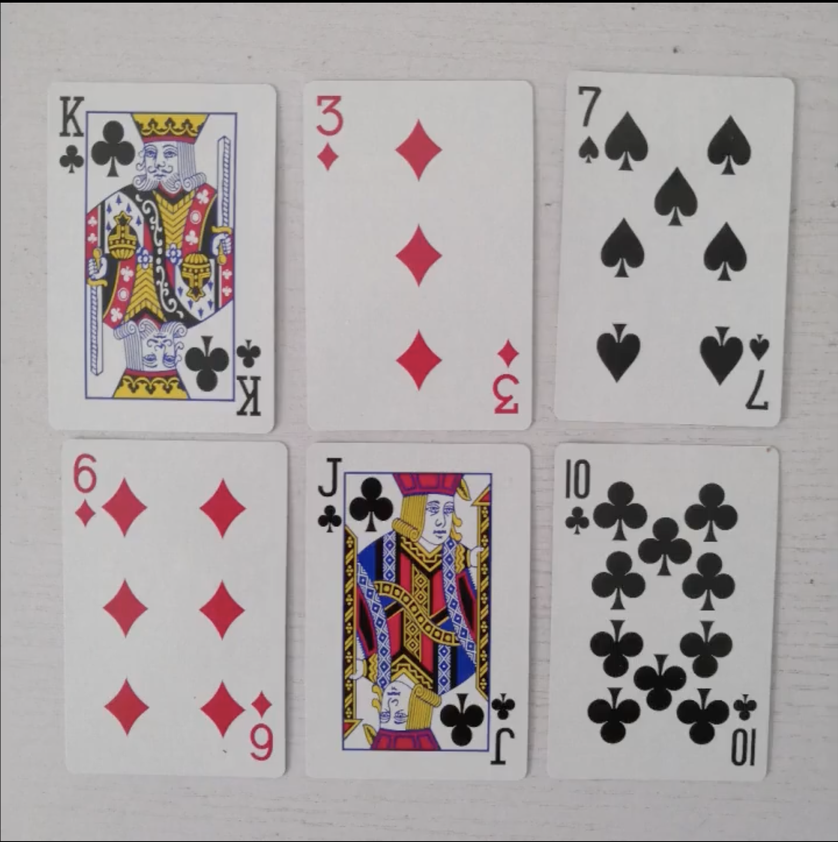
#> input picture opencv基础/photo/poker.png, 838 x 842 px, shrunk from 1922 x 1930 before the run, found by its file name
$ python test_gradient.py   (older library calls are emulated)
#> lines starting #> are read from the running program, lines starting #| are printed output that depends on the picture
import cv2

gray=cv2.imread("poker.png",cv2.IMREAD_GRAYSCALE)
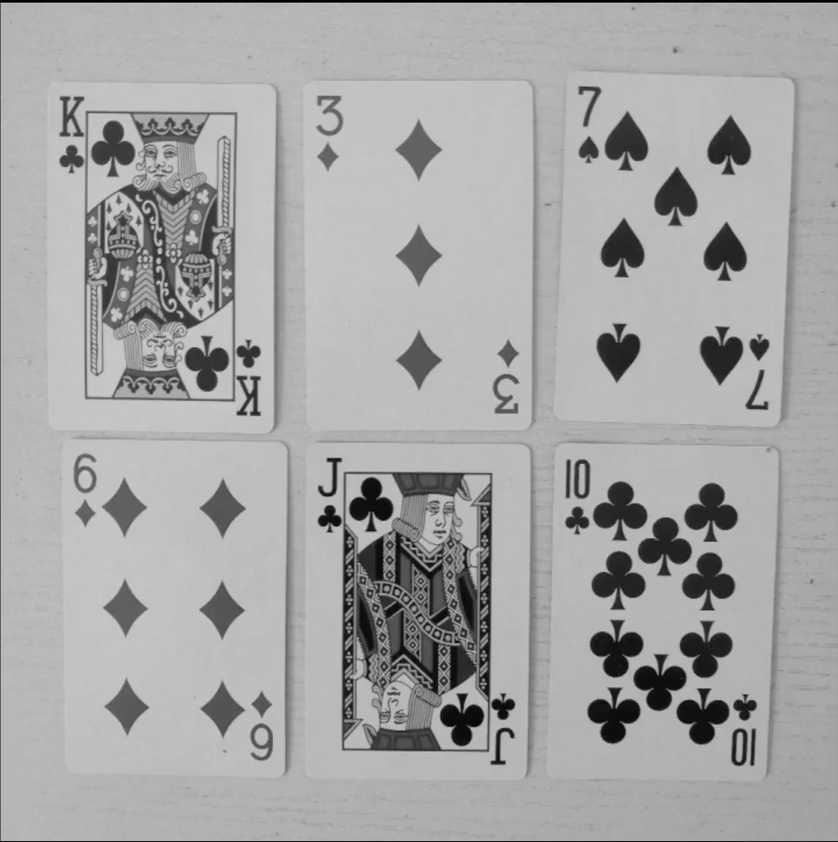
#> gray: shape (842, 838); min 0, max 204, mean 165.7

laplacian=cv2.Laplacian(gray,cv2.CV_64F)
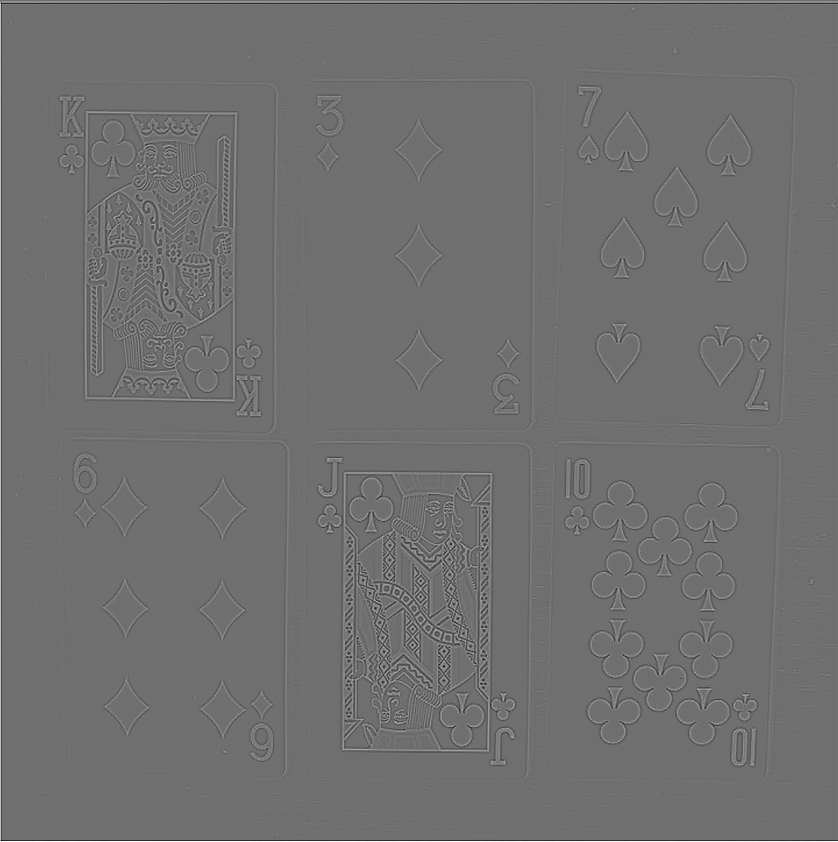
#> laplacian: shape (842, 838) float64; min -241, max 308, mean 0.3; drawn with min black and max white
canny=cv2.Canny(gray,50,125)
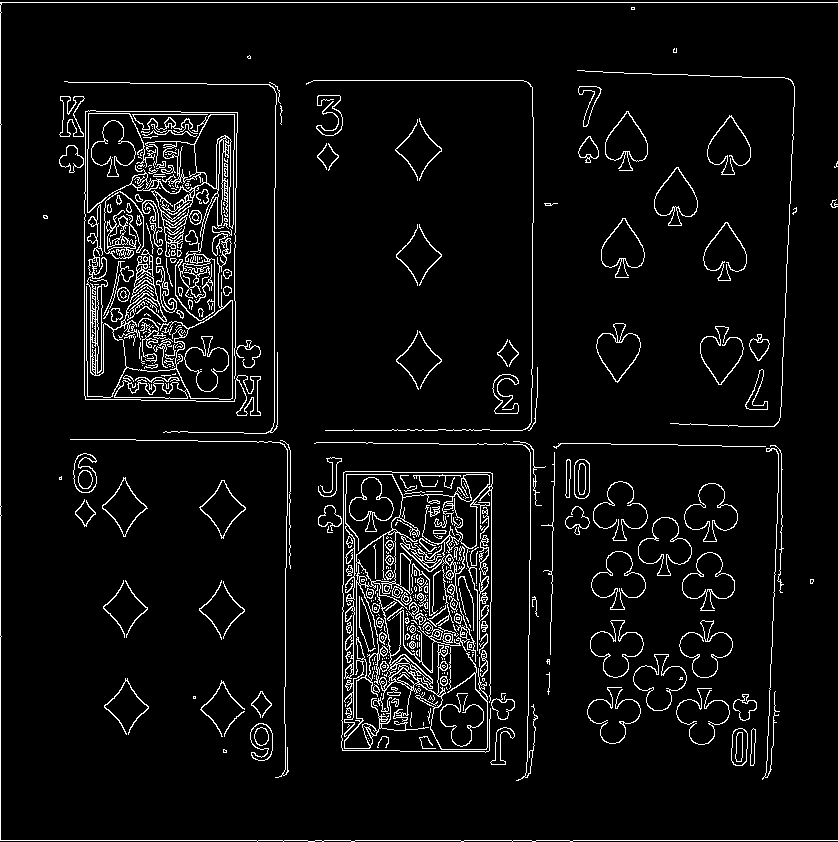
#> canny: shape (842, 838); 5.5% white in thin lines or dots


cv2.imshow("Gray",gray)
cv2.imshow("Canny",canny)
cv2.waitKey(0)
